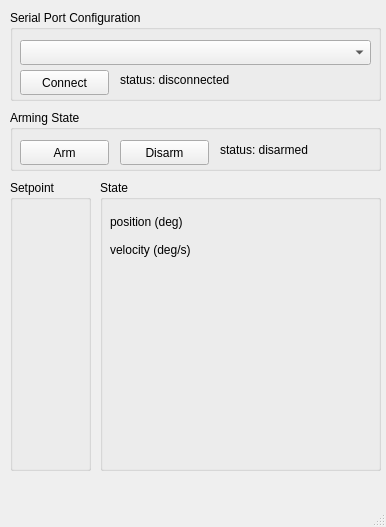
<?xml version="1.0" encoding="UTF-8"?>
<ui version="4.0">
 <class>MainWindow</class>
 <widget class="QMainWindow" name="MainWindow">
  <property name="geometry">
   <rect>
    <x>0</x>
    <y>0</y>
    <width>386</width>
    <height>527</height>
   </rect>
  </property>
  <property name="windowTitle">
   <string>MainWindow</string>
  </property>
  <widget class="QWidget" name="centralwidget">
   <widget class="QGroupBox" name="groupBox">
    <property name="geometry">
     <rect>
      <x>100</x>
      <y>180</y>
      <width>281</width>
      <height>291</height>
     </rect>
    </property>
    <property name="title">
     <string>State</string>
    </property>
    <widget class="QWidget" name="gridLayoutWidget">
     <property name="geometry">
      <rect>
       <x>10</x>
       <y>30</y>
       <width>261</width>
       <height>51</height>
      </rect>
     </property>
     <layout class="QGridLayout" name="gridLayout">
      <item row="0" column="0">
       <widget class="QLabel" name="label">
        <property name="text">
         <string>position (deg)</string>
        </property>
       </widget>
      </item>
      <item row="0" column="1">
       <widget class="QLabel" name="label_position">
        <property name="text">
         <string/>
        </property>
       </widget>
      </item>
      <item row="1" column="0">
       <widget class="QLabel" name="label_3">
        <property name="text">
         <string>velocity (deg/s)</string>
        </property>
       </widget>
      </item>
      <item row="1" column="1">
       <widget class="QLabel" name="label_velocity">
        <property name="text">
         <string/>
        </property>
       </widget>
      </item>
     </layout>
    </widget>
   </widget>
   <widget class="QGroupBox" name="groupBox_2">
    <property name="geometry">
     <rect>
      <x>10</x>
      <y>10</y>
      <width>371</width>
      <height>91</height>
     </rect>
    </property>
    <property name="title">
     <string>Serial Port Configuration</string>
    </property>
    <widget class="QComboBox" name="list_serial_path">
     <property name="geometry">
      <rect>
       <x>10</x>
       <y>30</y>
       <width>351</width>
       <height>25</height>
      </rect>
     </property>
    </widget>
    <widget class="QPushButton" name="btn_connect_serial">
     <property name="geometry">
      <rect>
       <x>10</x>
       <y>60</y>
       <width>89</width>
       <height>25</height>
      </rect>
     </property>
     <property name="text">
      <string>Connect</string>
     </property>
    </widget>
    <widget class="QLabel" name="label_serial_status">
     <property name="geometry">
      <rect>
       <x>110</x>
       <y>60</y>
       <width>281</width>
       <height>20</height>
      </rect>
     </property>
     <property name="text">
      <string>status: disconnected</string>
     </property>
    </widget>
   </widget>
   <widget class="QGroupBox" name="groupBox_3">
    <property name="geometry">
     <rect>
      <x>10</x>
      <y>110</y>
      <width>371</width>
      <height>61</height>
     </rect>
    </property>
    <property name="title">
     <string>Arming State</string>
    </property>
    <widget class="QPushButton" name="btn_arm">
     <property name="geometry">
      <rect>
       <x>10</x>
       <y>30</y>
       <width>89</width>
       <height>25</height>
      </rect>
     </property>
     <property name="text">
      <string>Arm</string>
     </property>
    </widget>
    <widget class="QPushButton" name="btn_disarm">
     <property name="geometry">
      <rect>
       <x>110</x>
       <y>30</y>
       <width>89</width>
       <height>25</height>
      </rect>
     </property>
     <property name="text">
      <string>Disarm</string>
     </property>
    </widget>
    <widget class="QLabel" name="label_armed_status">
     <property name="geometry">
      <rect>
       <x>210</x>
       <y>30</y>
       <width>151</width>
       <height>20</height>
      </rect>
     </property>
     <property name="text">
      <string>status: disarmed</string>
     </property>
    </widget>
   </widget>
   <widget class="QGroupBox" name="groupBox_4">
    <property name="geometry">
     <rect>
      <x>10</x>
      <y>180</y>
      <width>81</width>
      <height>291</height>
     </rect>
    </property>
    <property name="title">
     <string>Setpoint</string>
    </property>
    <widget class="QwtSlider" name="slider_setpoint">
     <property name="geometry">
      <rect>
       <x>10</x>
       <y>30</y>
       <width>63</width>
       <height>250</height>
      </rect>
     </property>
     <property name="lowerBound">
      <double>-60.000000000000000</double>
     </property>
     <property name="upperBound">
      <double>60.000000000000000</double>
     </property>
     <property name="scaleMaxMajor">
      <number>6</number>
     </property>
     <property name="totalSteps">
      <UInt>120</UInt>
     </property>
    </widget>
   </widget>
  </widget>
  <widget class="QMenuBar" name="menubar">
   <property name="geometry">
    <rect>
     <x>0</x>
     <y>0</y>
     <width>386</width>
     <height>22</height>
    </rect>
   </property>
  </widget>
  <widget class="QStatusBar" name="statusbar"/>
 </widget>
 <customwidgets>
  <customwidget>
   <class>QwtSlider</class>
   <extends>QWidget</extends>
   <header>qwt_slider.h</header>
  </customwidget>
 </customwidgets>
 <resources/>
 <connections/>
</ui>
